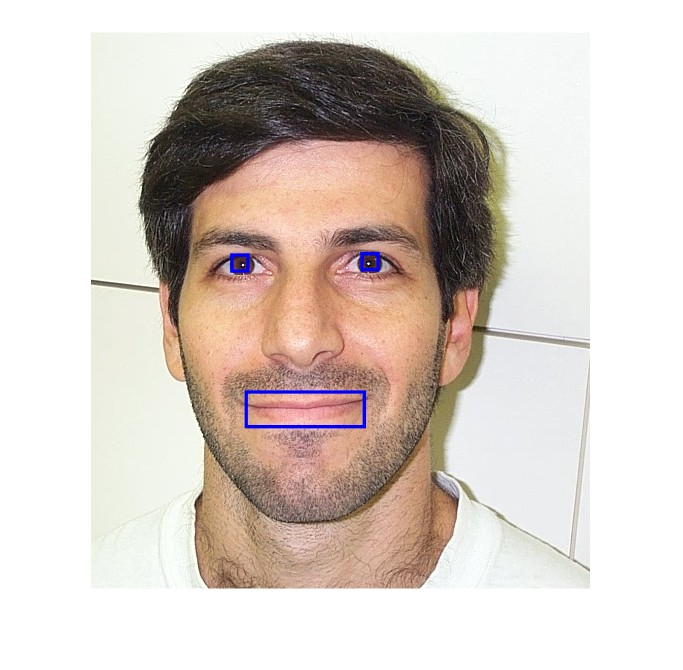
%> input picture db1_detect.jpg, 683 x 670 px
$ octave --eval "result = eye_map_colour(imread('db1_detect.jpg'));"   (GNU Octave 9; MATLAB toolbox functions it lacks are replaced by stand-ins)
%> lines starting %> are read from the running program, lines starting %| are printed output that depends on the picture; in (x1, y1, x2, y2) boxes, pixels count from 0 and x2, y2 are one past the last pixel; in counts of white or black regions, pixels touching at a corner belong together; the program's own positions count from 1
function [out_image_colour] = eye_map_colour(in_image)

%Test
%in_image = imread("image_0253.jpg");

gray_im = rgb2gray(in_image);
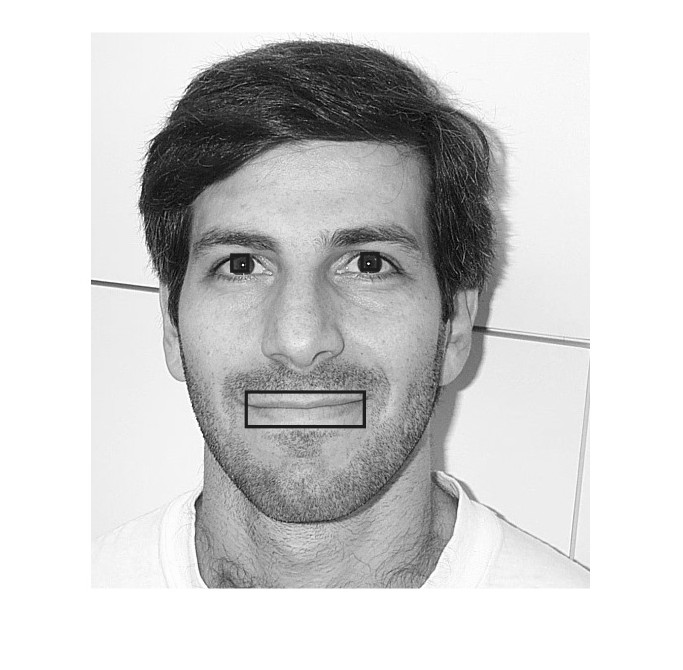
%> gray_im: size 670x683 uint8; min 0, max 255, mean 207.5
gray_im = histeq(gray_im);
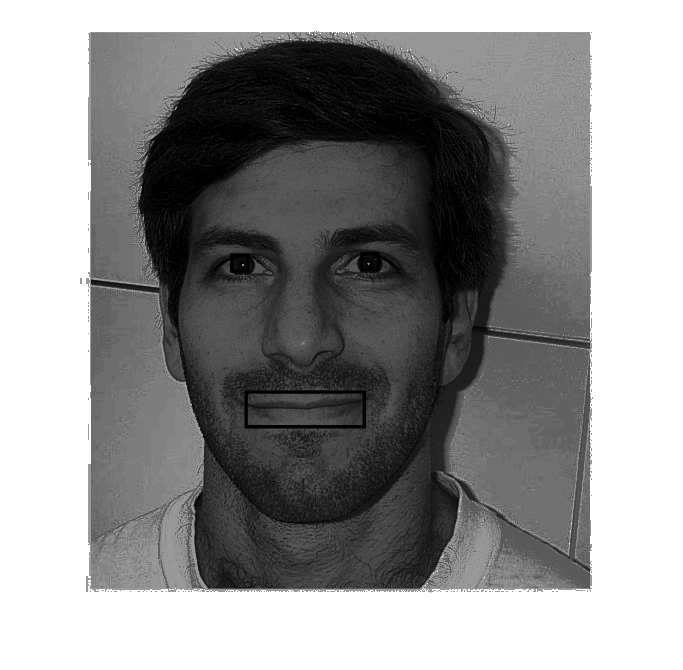
%> gray_im: size 670x683 uint8; min 0, max 255, mean 145.4

out_image_colour = gray_im > 20;
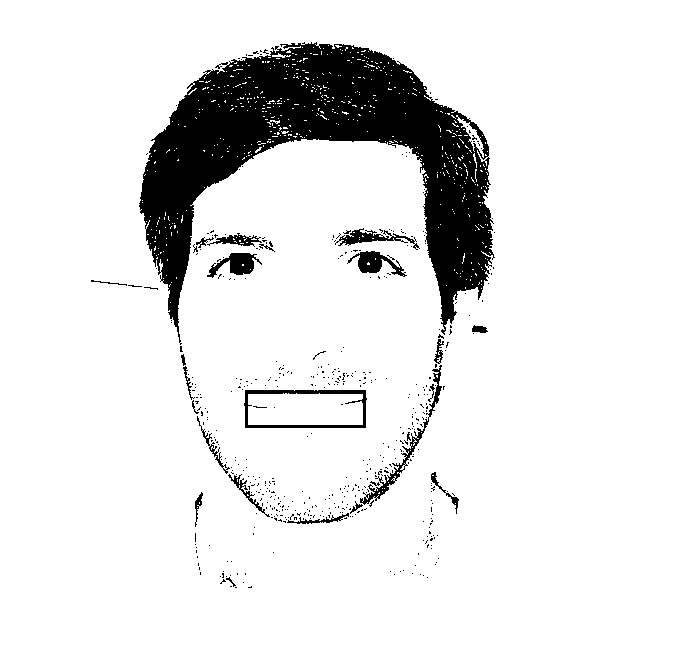
%> out_image_colour: size 670x683 logical; 89.9% white; 497 black regions (472 under 20 px), largest, box (x1, y1, x2, y2) and area: (139, 42, 495, 345) 39740, (244, 390, 367, 428) 1060, (360, 365, 442, 505) 864

$ run again, on diff_mean.jpg
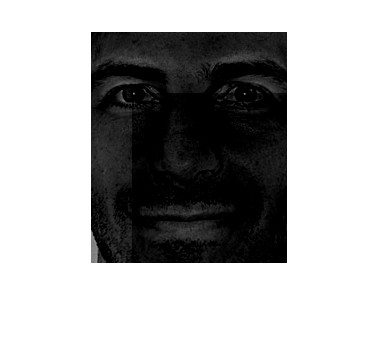
%> input picture diff_mean.jpg, 380 x 344 px
%> in eye_map_colour, `gray_im = histeq(gray_im);`:
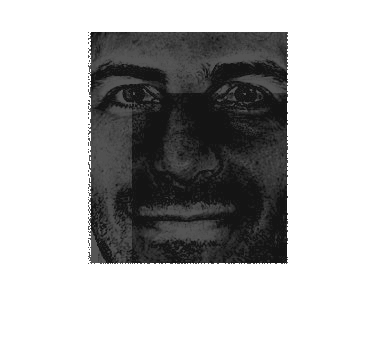
%> gray_im: size 344x380 uint8; min 20, max 255, mean 181.6
%> in eye_map_colour, `out_image_colour = gray_im > 20;`:
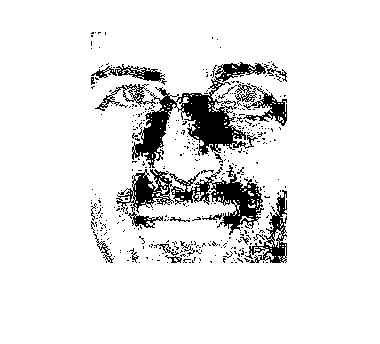
%> out_image_colour: size 344x380 logical; 91% white; 395 black regions (372 under 20 px), largest, box (x1, y1, x2, y2) and area: (132, 62, 269, 168) 4047, (116, 165, 264, 235) 3350, (245, 190, 287, 263) 912

$ run again, on median.jpg
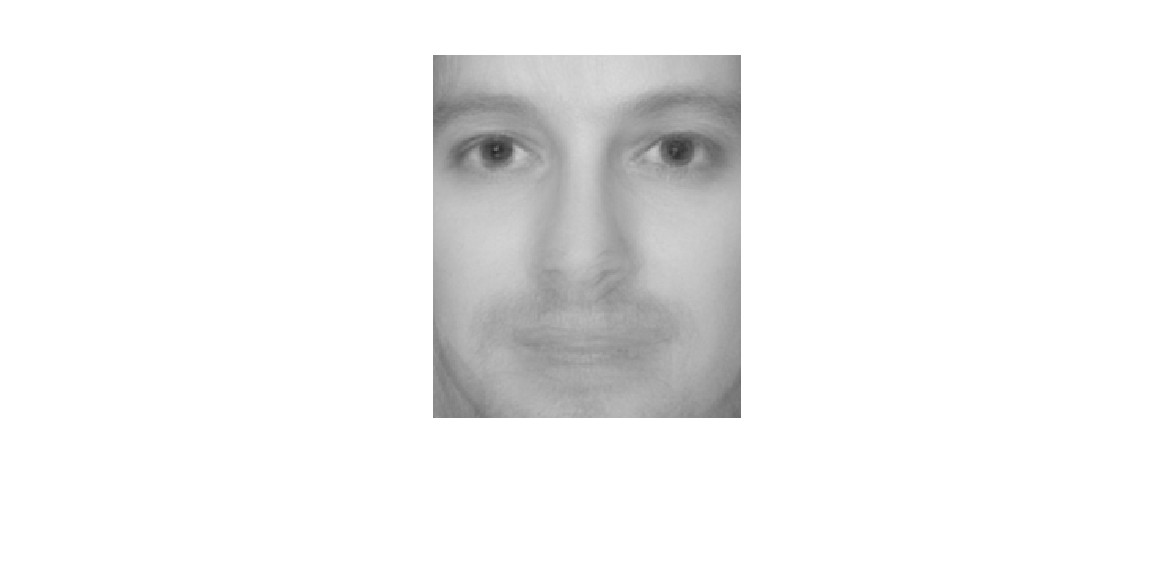
%> input picture median.jpg, 1174 x 566 px
%> in eye_map_colour, `gray_im = histeq(gray_im);`:
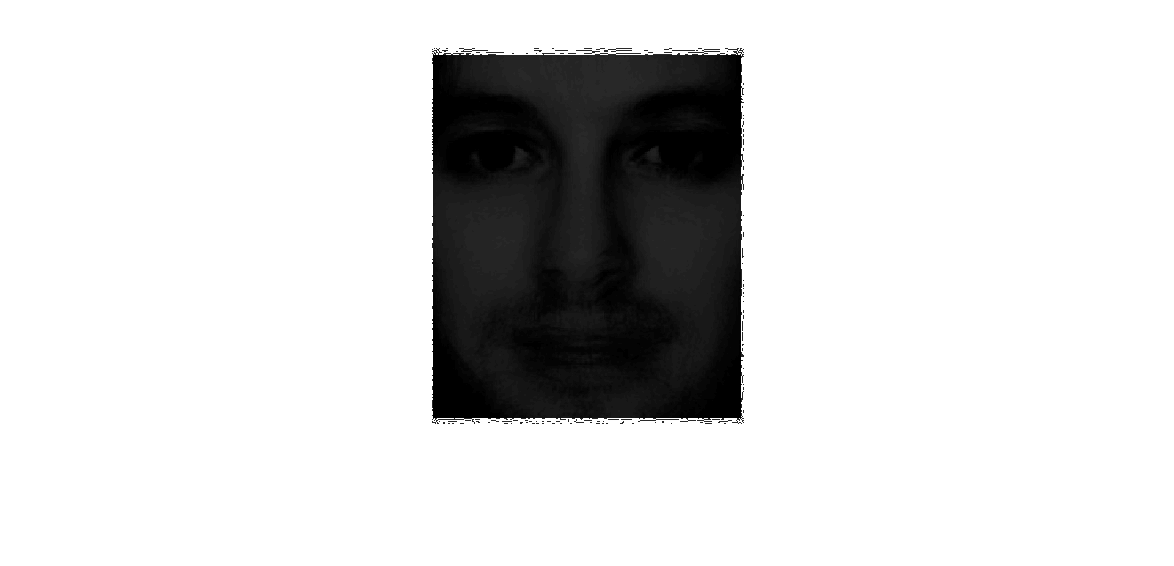
%> gray_im: size 566x1174 uint8; min 0, max 255, mean 214.7
%> in eye_map_colour, `out_image_colour = gray_im > 20;`:
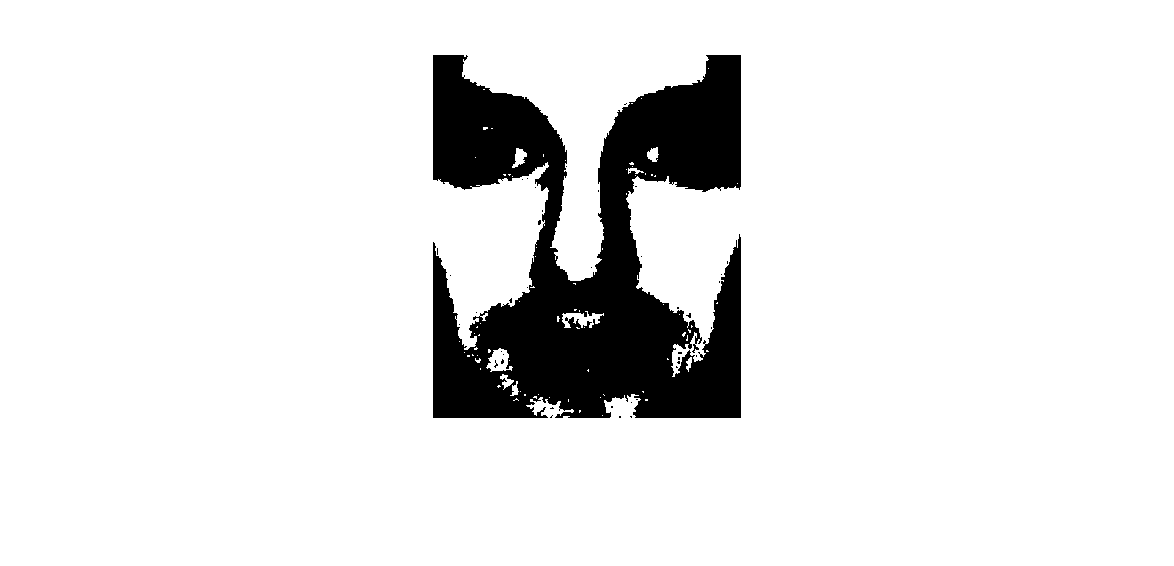
%> out_image_colour: size 566x1174 logical; 90.1% white; 41 black regions (40 under 20 px), largest, box (x1, y1, x2, y2) and area: (433, 55, 741, 418) 65848
